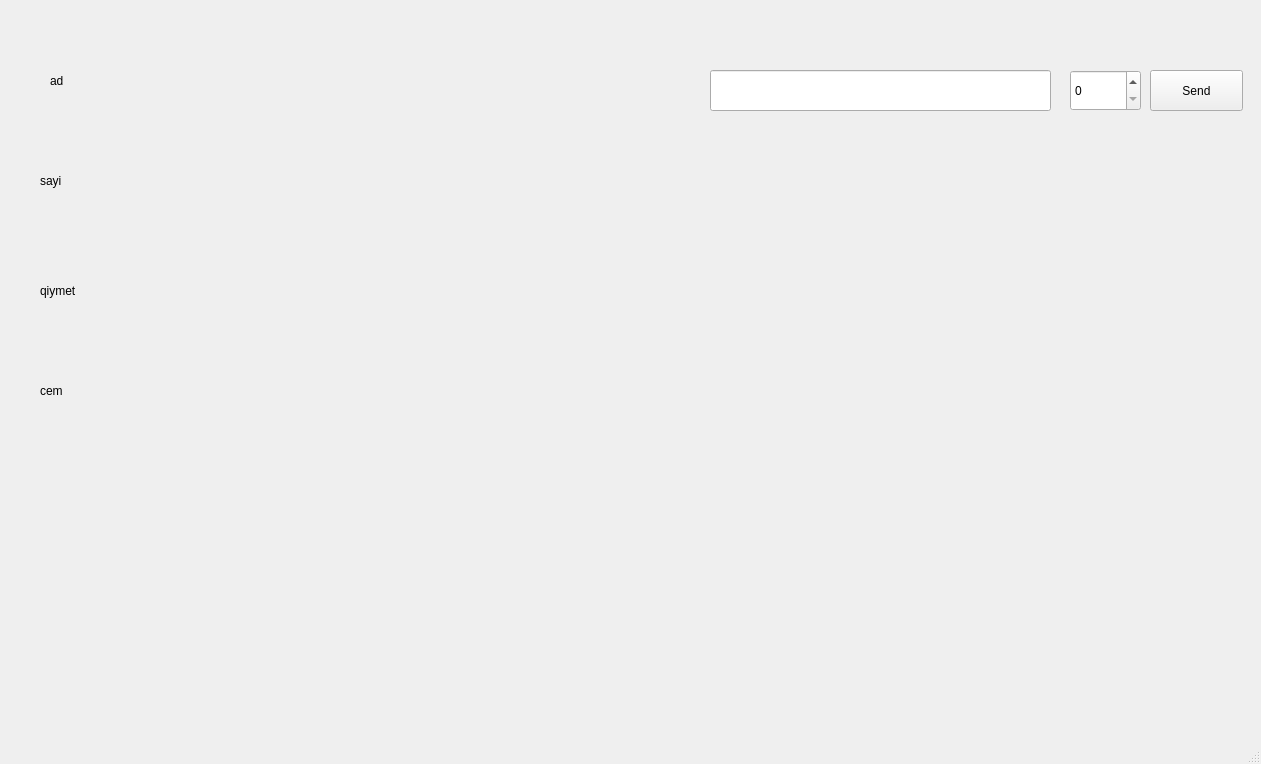
<?xml version="1.0" encoding="UTF-8"?>
<ui version="4.0">
 <class>MainWindow</class>
 <widget class="QMainWindow" name="MainWindow">
  <property name="geometry">
   <rect>
    <x>0</x>
    <y>0</y>
    <width>1261</width>
    <height>764</height>
   </rect>
  </property>
  <property name="windowTitle">
   <string>MainWindow</string>
  </property>
  <widget class="QWidget" name="centralwidget">
   <widget class="QLineEdit" name="LE">
    <property name="geometry">
     <rect>
      <x>710</x>
      <y>70</y>
      <width>341</width>
      <height>41</height>
     </rect>
    </property>
   </widget>
   <widget class="QSpinBox" name="sp">
    <property name="geometry">
     <rect>
      <x>1070</x>
      <y>70</y>
      <width>71</width>
      <height>41</height>
     </rect>
    </property>
   </widget>
   <widget class="QLabel" name="l1">
    <property name="geometry">
     <rect>
      <x>50</x>
      <y>50</y>
      <width>221</width>
      <height>61</height>
     </rect>
    </property>
    <property name="text">
     <string>ad</string>
    </property>
   </widget>
   <widget class="QLabel" name="l2">
    <property name="geometry">
     <rect>
      <x>40</x>
      <y>150</y>
      <width>221</width>
      <height>61</height>
     </rect>
    </property>
    <property name="text">
     <string>sayi</string>
    </property>
   </widget>
   <widget class="QLabel" name="l3">
    <property name="geometry">
     <rect>
      <x>40</x>
      <y>260</y>
      <width>221</width>
      <height>61</height>
     </rect>
    </property>
    <property name="text">
     <string>qiymet</string>
    </property>
   </widget>
   <widget class="QLabel" name="l4">
    <property name="geometry">
     <rect>
      <x>40</x>
      <y>360</y>
      <width>221</width>
      <height>61</height>
     </rect>
    </property>
    <property name="text">
     <string>cem</string>
    </property>
   </widget>
   <widget class="QPushButton" name="PB">
    <property name="geometry">
     <rect>
      <x>1150</x>
      <y>70</y>
      <width>93</width>
      <height>41</height>
     </rect>
    </property>
    <property name="text">
     <string>Send</string>
    </property>
   </widget>
  </widget>
  <widget class="QMenuBar" name="menubar">
   <property name="geometry">
    <rect>
     <x>0</x>
     <y>0</y>
     <width>1261</width>
     <height>26</height>
    </rect>
   </property>
  </widget>
  <widget class="QStatusBar" name="statusbar"/>
 </widget>
 <resources/>
 <connections/>
</ui>
